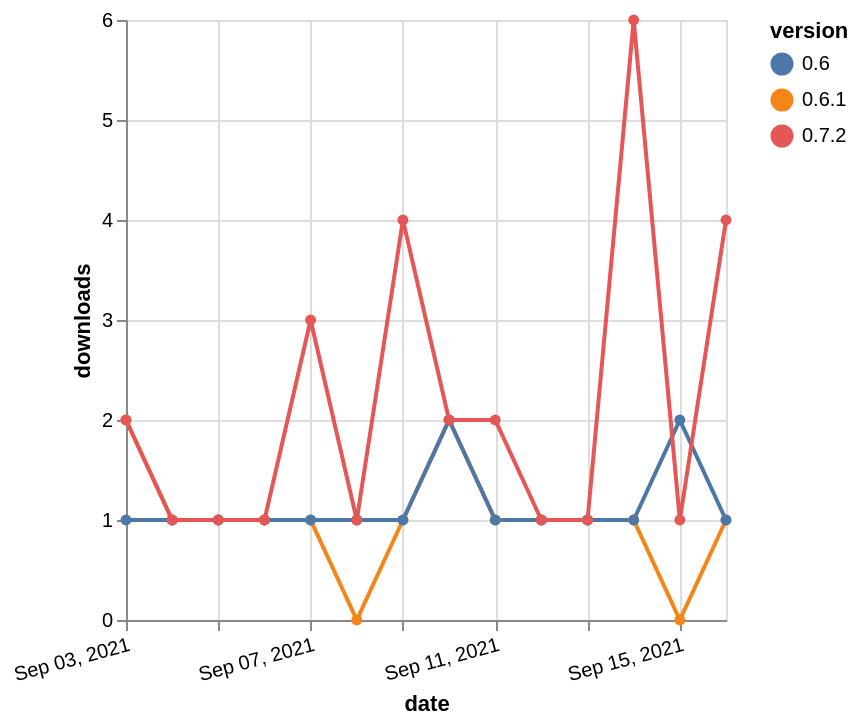

This figure's Vega-Lite source:
### Vega-Lite specification from a JSON file in a GitHub repository (floating-point values rounded to 4 significant figures)
{"$schema": "https://vega.github.io/schema/vega-lite/v5.json", "description": "A simple bar chart with embedded data.", "data": {"values": [{"date": "2021-09-03", "total": 150, "delta": 2, "version": "0.6.1"}, {"date": "2021-09-04", "total": 151, "delta": 1, "version": "0.6.1"}, {"date": "2021-09-05", "total": 152, "delta": 1, "version": "0.6.1"}, {"date": "2021-09-06", "total": 153, "delta": 1, "version": "0.6.1"}, {"date": "2021-09-07", "total": 154, "delta": 1, "version": "0.6.1"}, {"date": "2021-09-08", "total": 154, "delta": 0, "version": "0.6.1"}, {"date": "2021-09-09", "total": 155, "delta": 1, "version": "0.6.1"}, {"date": "2021-09-10", "total": 157, "delta": 2, "version": "0.6.1"}, {"date": "2021-09-11", "total": 158, "delta": 1, "version": "0.6.1"}, {"date": "2021-09-12", "total": 159, "delta": 1, "version": "0.6.1"}, {"date": "2021-09-13", "total": 160, "delta": 1, "version": "0.6.1"}, {"date": "2021-09-14", "total": 161, "delta": 1, "version": "0.6.1"}, {"date": "2021-09-15", "total": 161, "delta": 0, "version": "0.6.1"}, {"date": "2021-09-16", "total": 162, "delta": 1, "version": "0.6.1"}, {"date": "2021-09-03", "total": 242, "delta": 1, "version": "0.6"}, {"date": "2021-09-04", "total": 243, "delta": 1, "version": "0.6"}, {"date": "2021-09-05", "total": 244, "delta": 1, "version": "0.6"}, {"date": "2021-09-06", "total": 245, "delta": 1, "version": "0.6"}, {"date": "2021-09-07", "total": 246, "delta": 1, "version": "0.6"}, {"date": "2021-09-08", "total": 247, "delta": 1, "version": "0.6"}, {"date": "2021-09-09", "total": 248, "delta": 1, "version": "0.6"}, {"date": "2021-09-10", "total": 250, "delta": 2, "version": "0.6"}, {"date": "2021-09-11", "total": 251, "delta": 1, "version": "0.6"}, {"date": "2021-09-12", "total": 252, "delta": 1, "version": "0.6"}, {"date": "2021-09-13", "total": 253, "delta": 1, "version": "0.6"}, {"date": "2021-09-14", "total": 254, "delta": 1, "version": "0.6"}, {"date": "2021-09-15", "total": 256, "delta": 2, "version": "0.6"}, {"date": "2021-09-16", "total": 257, "delta": 1, "version": "0.6"}, {"date": "2021-09-03", "total": 192, "delta": 2, "version": "0.7.2"}, {"date": "2021-09-04", "total": 193, "delta": 1, "version": "0.7.2"}, {"date": "2021-09-05", "total": 194, "delta": 1, "version": "0.7.2"}, {"date": "2021-09-06", "total": 195, "delta": 1, "version": "0.7.2"}, {"date": "2021-09-07", "total": 198, "delta": 3, "version": "0.7.2"}, {"date": "2021-09-08", "total": 199, "delta": 1, "version": "0.7.2"}, {"date": "2021-09-09", "total": 203, "delta": 4, "version": "0.7.2"}, {"date": "2021-09-10", "total": 205, "delta": 2, "version": "0.7.2"}, {"date": "2021-09-11", "total": 207, "delta": 2, "version": "0.7.2"}, {"date": "2021-09-12", "total": 208, "delta": 1, "version": "0.7.2"}, {"date": "2021-09-13", "total": 209, "delta": 1, "version": "0.7.2"}, {"date": "2021-09-14", "total": 215, "delta": 6, "version": "0.7.2"}, {"date": "2021-09-15", "total": 216, "delta": 1, "version": "0.7.2"}, {"date": "2021-09-16", "total": 220, "delta": 4, "version": "0.7.2"}]}, "width": "container", "mark": {"type": "line", "point": {"filled": true}}, "encoding": {"x": {"field": "date", "type": "temporal", "timeUnit": "yearmonthdate", "title": "date", "axis": {"labelAngle": -15}}, "y": {"field": "delta", "type": "quantitative", "title": "downloads"}, "color": {"field": "version", "type": "nominal"}, "tooltip": {"field": "delta"}}}
